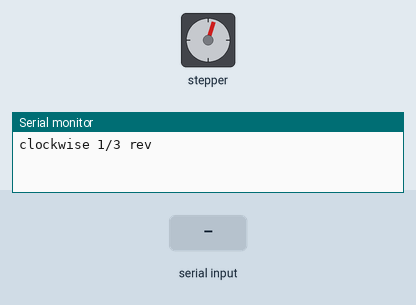
This sketch was run on a simulated Arduino Uno, built with avr-gcc and run on an emulated ATmega328P. Shown: stepper motor, the last lines printed to the serial monitor. Inputs (shaded band) come from the test bench. The modem accepts every AT command (registered, SIM ready, sends succeed) and sends nothing else; stepper angles assume 2048 steps per turn.

Above: at 1.1 s.
1.4 s: "s" received over the second serial link
At 7.9 s:
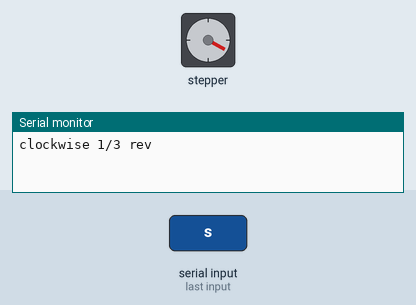
16.4 s: "s" received over Serial
At 21.3 s:
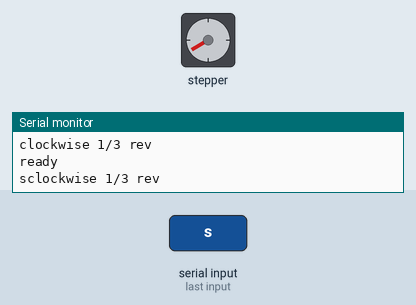
Timing chart, 0 to 34.0 s (numbered marks = the images above; inputs shaded):
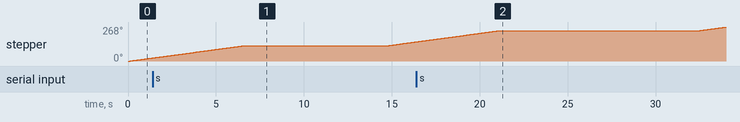

The sketch:

gsm_final.ino
```cpp
 #include <SoftwareSerial.h>

SoftwareSerial mySerial(12, 13);


#include <Stepper.h>

const int stepsPerMotorRevolution = 32;  //No of steps per internal revolution of motor,
                                        //4-step mode as used in Arduino Stepper library

const int stepsPerOutputRevolution = 32*64; //no of steps per revolution of the output shaft

const int motorpin1 = 8;                    //Assign motor (ie board) pins to Arduino pins
const int motorpin2 = 9;                    //
const int motorpin3 = 10;                   //
const int motorpin4 = 11;                   //

int i=0;

// initialize the stepper library on pins 8 through 11, Motor rev steps, "Firing" sequence 1-3-2-4,
Stepper myStepper(stepsPerMotorRevolution, motorpin1,motorpin3,motorpin2,motorpin4);


void setup()
{
  mySerial.begin(9600);   // Setting the baud rate of GSM Module
  Serial.begin(9600);    // Setting the baud rate of Serial Monitor (Arduino)
  delay(100);

   myStepper.setSpeed(200);                 //Set the speed
}


void loop()
{

    Serial.println("clockwise 1/3 rev");
  myStepper.step(stepsPerOutputRevolution/3);
  delay(5000);
  if(i<3)
  {
    SendMessage();
  }


  Serial.println("ready");
  if (Serial.available()>0)
   switch(Serial.read())
  {
    case 's':
      SendMessage();
      break;
    case 'r':
      RecieveMessage();
      break;
  }

 if (mySerial.available()>0)
   Serial.write(mySerial.read());


   i++;
}


 void SendMessage()
{
  mySerial.println("AT+CMGF=1");    //Sets the GSM Module in Text Mode
  delay(1000);  // Delay of 1000 milli seconds or 1 second
  mySerial.println("AT+CMGS=\"+918347261808\"\r"); // Replace x with mobile number
  delay(1000);
  mySerial.println("I am SMS from GSM Module");// The SMS text you want to send
  delay(100);
   mySerial.println((char)26);// ASCII code of CTRL+Z
  delay(1000);
}


 void RecieveMessage()
{
  mySerial.println("AT+CNMI=2,2,0,0,0"); // AT Command to receive a live SMS
  delay(1000);
 }
```
